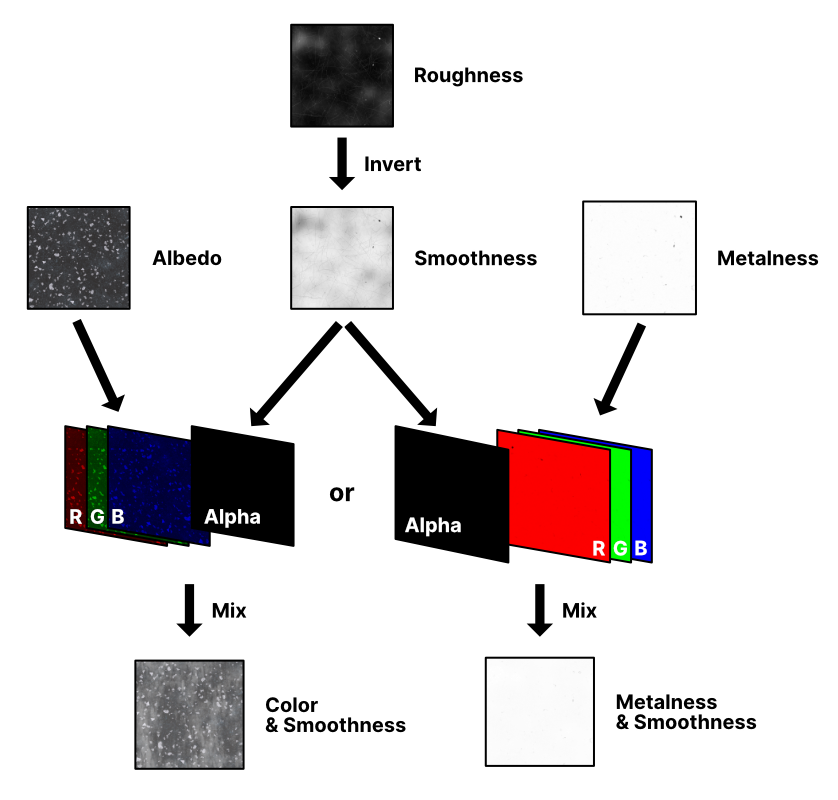
#> input picture chart.png, 838 x 800 px
$ python rough2alpha.py chart.png chart.png
#> lines starting #> are read from the running program, lines starting #| are printed output that depends on the picture
"""
Rough2Alpha
"""
import argparse
import os
from PIL import Image, ImageOps

def convert(target_file, source_file, suffix='AlphaRough'):
#> called with target_file = 'chart.png', source_file = 'chart.png', suffix = 'AlphaRough'
    source_img = Image.open(source_file).convert('RGB')
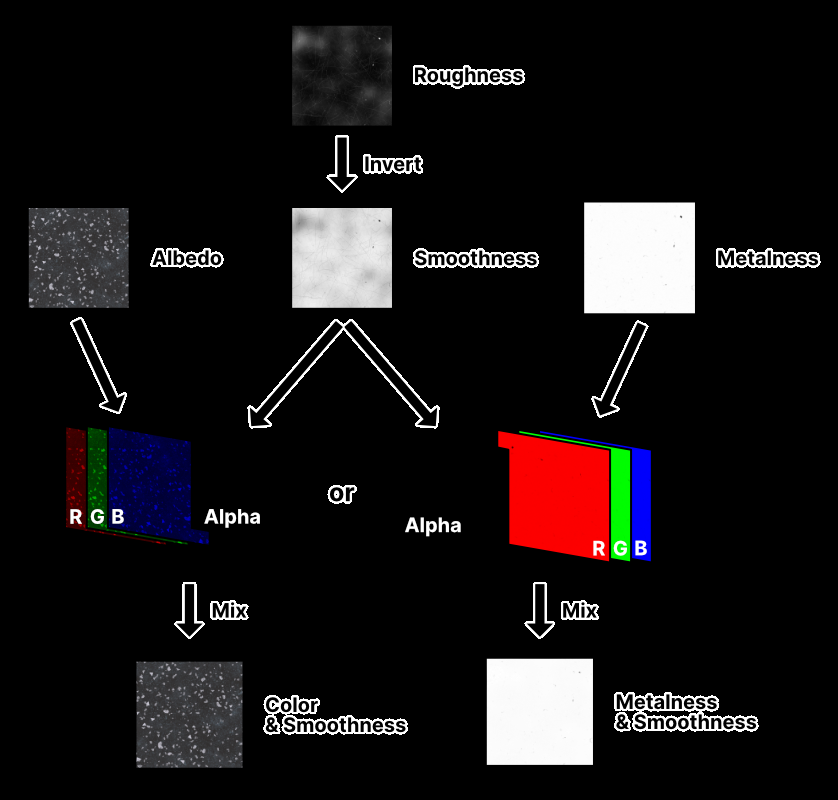
#> source_img: PIL image 838x800 RGB; mean R, G, B 24.8, 21.4, 22.1
    target_img = Image.open(target_file).convert('RGB')

    if source_img.size != target_img.size:
        raise Exception('Texture images have different dimensions')

    # Invert the image colors
    source_inverted = ImageOps.invert(source_img)
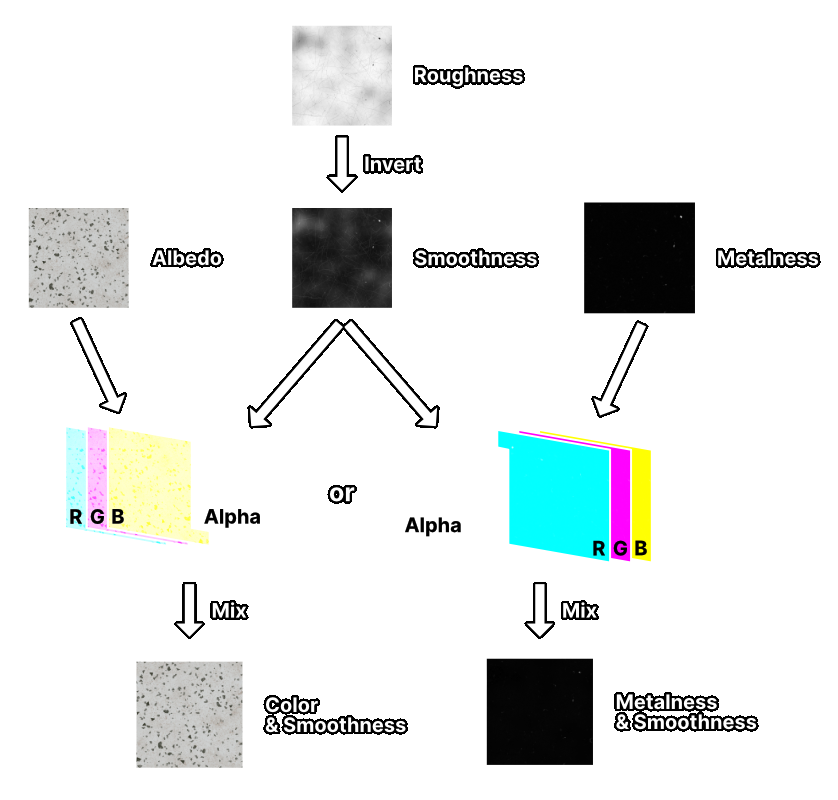
#> source_inverted: PIL image 838x800 RGB; mean R, G, B 230.2, 233.6, 232.9

    # We should convert in L image mode before injecting it as the alpha channel
    source_inverted = source_inverted.convert('L')
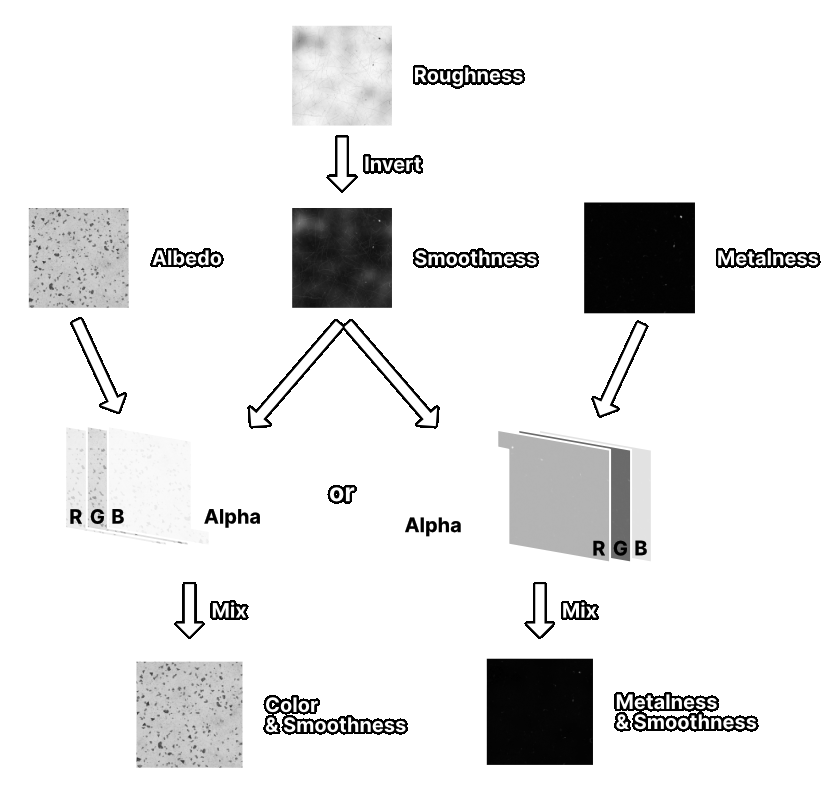
#> source_inverted: PIL image 838x800 L; min 0, max 255, mean 232.5

    filename, ext = os.path.splitext(target_file)

    # Make sure we don't use jpg as it doesn't support alpha channel
    ext = 'png' if ext == 'jpg' else ext

    target_img.putalpha(source_inverted)
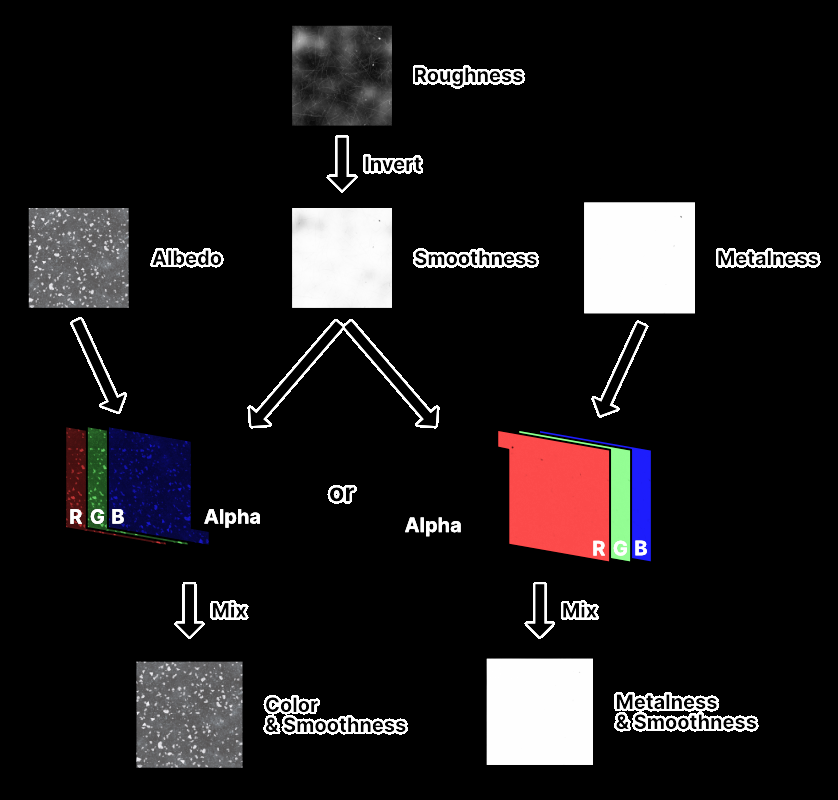
#> target_img: PIL image 838x800 RGBA; mean R, G, B, A 24.8, 21.4, 22.1, 232.5; transparent parts drawn white
    target_img.save('%s_%s%s' % (filename, suffix, ext))


if __name__ == '__main__':
    parser = argparse.ArgumentParser(description="""
        Converts a Roughness texture to a Smoothness one, and inject it as the alpha channel
        of a Albedo or Metallic texture, so you can use it (for example) with Unity and its metallic PBR workflow.
        You may use any image format as long as they support an alpha channel.
    """)
    parser.add_argument('source', help='Source file, should be a Roughness texture')
    parser.add_argument('target', help='Target file, should be a Albedo (Color) or Metalness texture')
    parser.add_argument('--suffix', help='Suffix added to the new texture file name', default='AlphaRough')
    args = parser.parse_args()

    print("Converting your texture...")
    convert(args.target, args.source, args.suffix)
    print("Done !")
